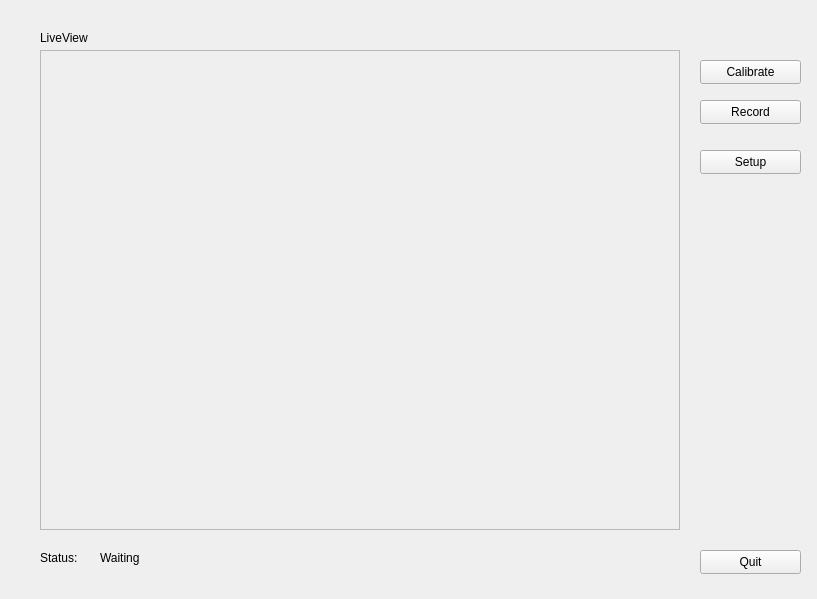
<?xml version="1.0" encoding="UTF-8"?>
<ui version="4.0">
 <class>sensbliClass</class>
 <widget class="QWidget" name="sensbliClass">
  <property name="windowModality">
   <enum>Qt::NonModal</enum>
  </property>
  <property name="geometry">
   <rect>
    <x>0</x>
    <y>0</y>
    <width>817</width>
    <height>599</height>
   </rect>
  </property>
  <property name="sizePolicy">
   <sizepolicy hsizetype="Fixed" vsizetype="Fixed">
    <horstretch>0</horstretch>
    <verstretch>0</verstretch>
   </sizepolicy>
  </property>
  <property name="windowTitle">
   <string>sensbli</string>
  </property>
  <property name="windowIcon">
   <iconset resource="sensbli.qrc">
    <normaloff>:/sensbli/icons/cartoon_eye.svg</normaloff>:/sensbli/icons/cartoon_eye.svg</iconset>
  </property>
  <widget class="QLabel" name="label">
   <property name="geometry">
    <rect>
     <x>40</x>
     <y>30</y>
     <width>81</width>
     <height>16</height>
    </rect>
   </property>
   <property name="text">
    <string>LiveView</string>
   </property>
  </widget>
  <widget class="QPushButton" name="bnQuit">
   <property name="geometry">
    <rect>
     <x>700</x>
     <y>550</y>
     <width>101</width>
     <height>24</height>
    </rect>
   </property>
   <property name="text">
    <string>Quit</string>
   </property>
  </widget>
  <widget class="QPushButton" name="bnCalib">
   <property name="geometry">
    <rect>
     <x>700</x>
     <y>60</y>
     <width>101</width>
     <height>24</height>
    </rect>
   </property>
   <property name="text">
    <string>Calibrate</string>
   </property>
  </widget>
  <widget class="QPushButton" name="bnRecord">
   <property name="geometry">
    <rect>
     <x>700</x>
     <y>100</y>
     <width>101</width>
     <height>24</height>
    </rect>
   </property>
   <property name="text">
    <string>Record</string>
   </property>
  </widget>
  <widget class="QPushButton" name="bnSetup">
   <property name="geometry">
    <rect>
     <x>700</x>
     <y>150</y>
     <width>101</width>
     <height>24</height>
    </rect>
   </property>
   <property name="text">
    <string>Setup</string>
   </property>
  </widget>
  <widget class="QLabel" name="liveview">
   <property name="geometry">
    <rect>
     <x>40</x>
     <y>50</y>
     <width>640</width>
     <height>480</height>
    </rect>
   </property>
   <property name="sizePolicy">
    <sizepolicy hsizetype="Fixed" vsizetype="Fixed">
     <horstretch>0</horstretch>
     <verstretch>0</verstretch>
    </sizepolicy>
   </property>
   <property name="frameShape">
    <enum>QFrame::StyledPanel</enum>
   </property>
   <property name="text">
    <string/>
   </property>
   <property name="pixmap">
    <pixmap resource="sensbli.qrc">:/sensbli/icons/testpattern.svg</pixmap>
   </property>
   <property name="scaledContents">
    <bool>false</bool>
   </property>
  </widget>
  <widget class="QLabel" name="label_2">
   <property name="geometry">
    <rect>
     <x>40</x>
     <y>550</y>
     <width>51</width>
     <height>16</height>
    </rect>
   </property>
   <property name="text">
    <string>Status:</string>
   </property>
  </widget>
  <widget class="QLabel" name="statusinfo">
   <property name="geometry">
    <rect>
     <x>100</x>
     <y>550</y>
     <width>121</width>
     <height>16</height>
    </rect>
   </property>
   <property name="text">
    <string>Waiting</string>
   </property>
  </widget>
 </widget>
 <layoutdefault spacing="6" margin="11"/>
 <resources>
  <include location="sensbli.qrc"/>
 </resources>
 <connections/>
</ui>
